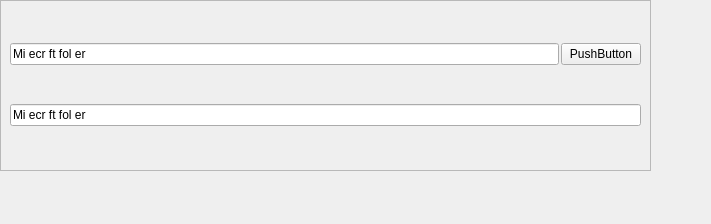
<?xml version="1.0" encoding="UTF-8"?>
<ui version="4.0">
 <class>Form</class>
 <widget class="QWidget" name="Form">
  <property name="geometry">
   <rect>
    <x>0</x>
    <y>0</y>
    <width>711</width>
    <height>224</height>
   </rect>
  </property>
  <property name="windowTitle">
   <string>Form</string>
  </property>
  <widget class="QScrollArea" name="GeneralScrollArea">
   <property name="geometry">
    <rect>
     <x>0</x>
     <y>0</y>
     <width>651</width>
     <height>171</height>
    </rect>
   </property>
   <property name="widgetResizable">
    <bool>true</bool>
   </property>
   <widget class="QWidget" name="scrollAreaWidgetContents">
    <property name="geometry">
     <rect>
      <x>0</x>
      <y>0</y>
      <width>649</width>
      <height>169</height>
     </rect>
    </property>
    <layout class="QVBoxLayout" name="verticalLayout">
     <item>
      <layout class="QHBoxLayout" name="horizontalLayout">
       <property name="spacing">
        <number>2</number>
       </property>
       <property name="sizeConstraint">
        <enum>QLayout::SetNoConstraint</enum>
       </property>
       <item>
        <widget class="QLineEdit" name="folderEdit">
         <property name="inputMask">
          <string>Minecraft folder</string>
         </property>
        </widget>
       </item>
       <item>
        <widget class="QPushButton" name="selcetFolderButton">
         <property name="text">
          <string>PushButton</string>
         </property>
        </widget>
       </item>
      </layout>
     </item>
     <item>
      <layout class="QHBoxLayout" name="horizontalLayout_2">
       <property name="spacing">
        <number>2</number>
       </property>
       <property name="sizeConstraint">
        <enum>QLayout::SetNoConstraint</enum>
       </property>
       <item>
        <widget class="QLineEdit" name="serverEdit">
         <property name="sizePolicy">
          <sizepolicy hsizetype="Expanding" vsizetype="Fixed">
           <horstretch>0</horstretch>
           <verstretch>0</verstretch>
          </sizepolicy>
         </property>
         <property name="inputMask">
          <string>Minecraft folder</string>
         </property>
        </widget>
       </item>
      </layout>
     </item>
    </layout>
   </widget>
  </widget>
 </widget>
 <resources/>
 <connections/>
</ui>
